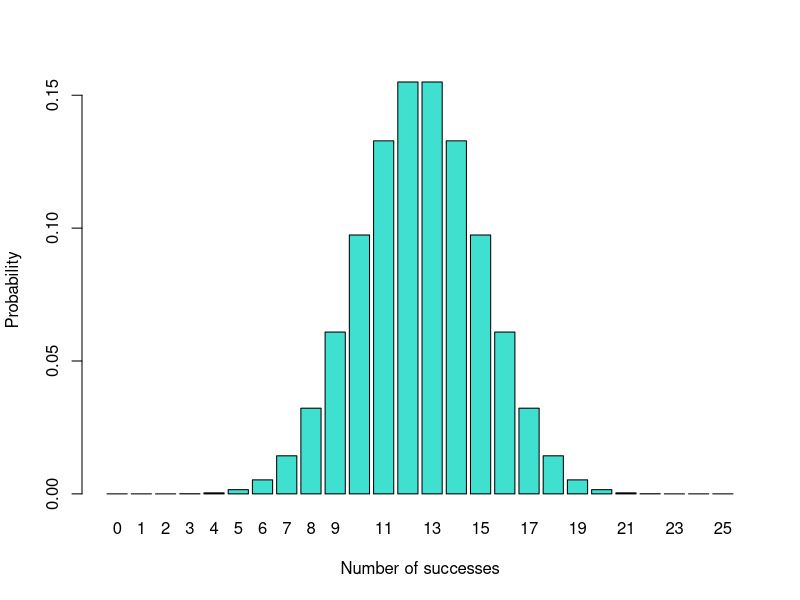

Generate this figure with R:
## ---- chunk 1

## ---- chunk 2
guppy.trials <- c(1, 1, 0, 0, 1, 1, 1, 1, 1, 1, 0, 1, 1, 0, 0, 1, 1, 0, 1, 1, 1, 0, 1, 1, 1)
## ---- chunk 3
propSuccesses <- sum(guppy.trials) / length(guppy.trials)
## ---- chunk 4
SEsuccesses <- sqrt((propSuccesses * (1-propSuccesses))/length(guppy.trials))
x <- sum(guppy.trials)
n <- length(guppy.trials)
SEsuccesses
## ---- chunk 5
nChooseX <- ((factorial(n)) / (factorial(x) * factorial(n - x)))
p <- 0.5
PrX <- nChooseX * (p^x) * (1-p)^(n-x)
PrX
## ---- chunk 6
p.null.diamond <- 1/4
## ---- chunk 7
p.null.success <- 0.5
## ---- chunk 8
observations <- seq(0,25)
observations
## ---- chunk 9
prob.18 <- dbinom(x = 18, size = 25, prob = p.null.success) 
prob.18

## ---- chunk 10
null.probabilities <- dbinom(x=observations, size=25, prob=p.null.success)
null.probabilities
## ---- chunk 11
# create a dataframe
null.distribution <- data.frame(observations, null.probabilities)
# set column names
colnames(null.distribution)<-c("Observation", "Probability")
head(null.distribution)
## ---- chunk 12
barplot(height = null.probabilities, names = observations, 
        ylab = "Probability", xlab = "Number of successes", col="turquoise")
## ---- chunk 13
sum(null.distribution$Probability) # all the probabilities added together

# probability of one specific outcome, say 3 out of 25 successes:
null.distribution[observations == 3, ] # a very small number! 
## ---- chunk 14
P.value <- sum(null.probabilities[observations <= 7] + null.probabilities[observations >= 18])
P.value
## ---- chunk 15
binom.test(3, n = 10, p = 0.5, alternative = "two.sided")
## ---- chunk 16
binom.test(18, n = 25, p = 0.5, alternative = "two.sided")
## ---- chunk 17
guppy.smallerTrials <- c(0, 1, 0, 1, 1, 1, 1)
propSucc <- sum(guppy.smallerTrials) / length(guppy.smallerTrials)
SEsucc <- sqrt((propSucc * (1-propSucc))/length(guppy.smallerTrials))
SEsucc
## ---- chunk 18
binom.test(5, n = 7, p = 0.5, alternative = "two.sided")
